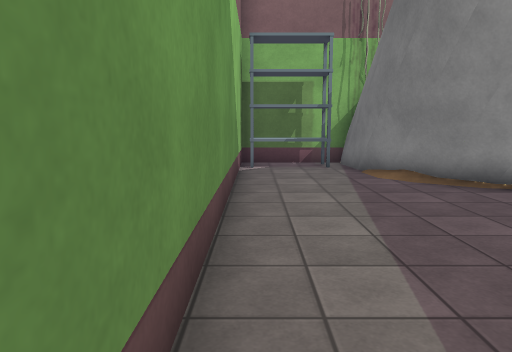
View 1 (above)

12 first-person views from a walk through a scene from a Unity 3-D project. The camera is 1.4 m above the floor, tilts 8° down and sees 70° across. The floor is counted in squares, 1 m on a side. Each view is taken from the middle of a square. On the plan, view 1 faces up. The plan holds only what a view shows up to about 16 squares ahead; the rest is blank. The place goes on beyond the plan. The player is left out. Some animated figures are not drawn. Some surface patterns are stand-ins.

View 2
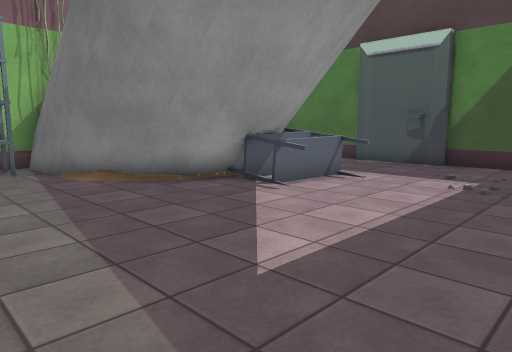

View 3
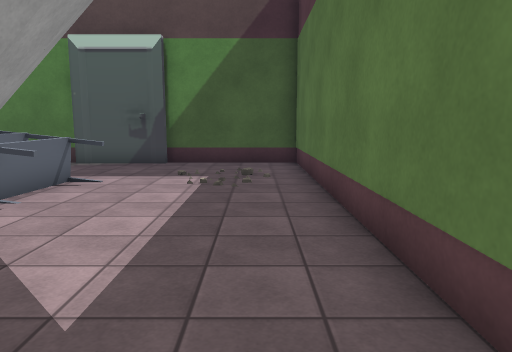

View 4
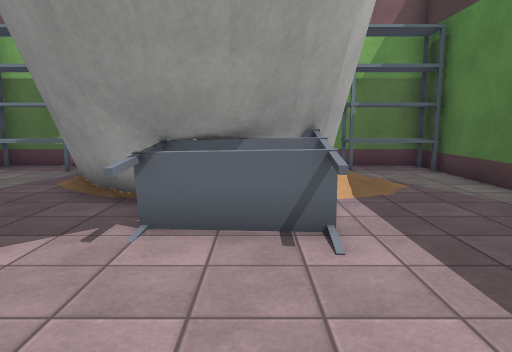

View 5
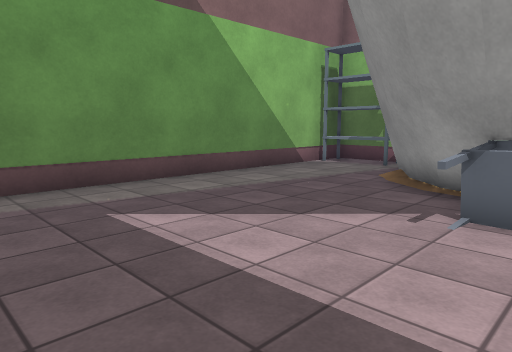

View 6
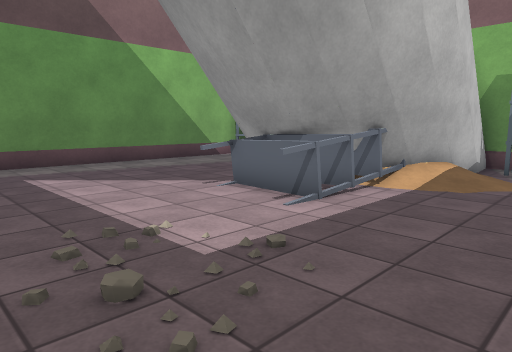

View 7
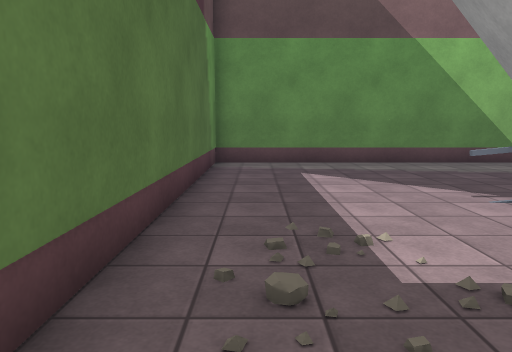

View 8
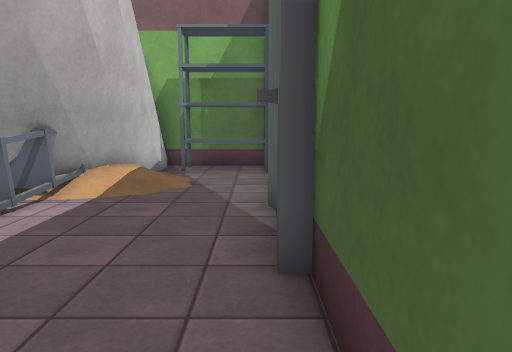

View 9
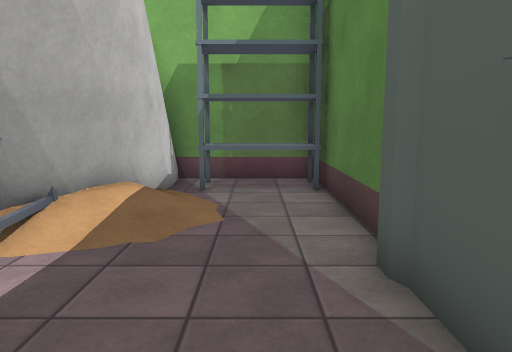

View 10
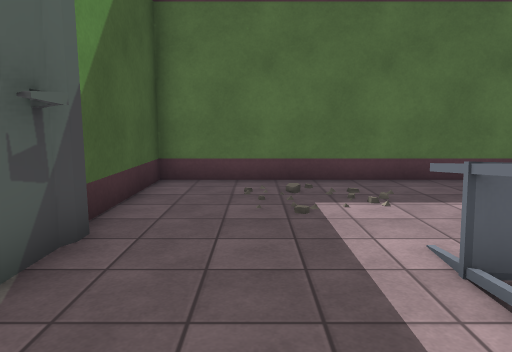

View 11
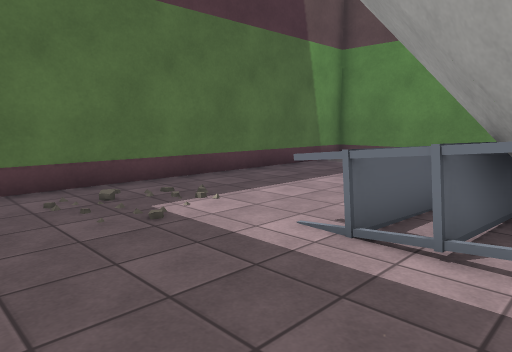

View 12
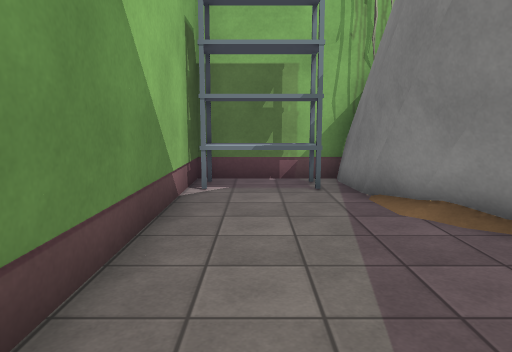

### Floor plan
Points are (right, up) in squares from view 1. A wall is a line through its corners. A room is listed if a view was taken in it or the views show most of it. See-through windows are left out.
Room 1 (views 1, 2, 3, 4, 5, 6, 7, 8, 9, 10, 11, 12)
walls: (5.5, 6.7) (4.5, 7.5) (3.7, 8.7); (6.6, 6.7) (5.3, 7.1); (5.5, 7.1) (4.4, 8); (7.7, 6.7) (6.5, 6.6); (4.7, 7.7) (3.7, 9.1); (8.7, 7.1) (7.6, 6.4); (8.7, 7.3) (7.5, 6.5) (6.6, 6.5) (5.4, 6.8); (8.7, 7.5) (7.5, 6.8); (3.8, 8.5) (3.1, 10.8); (9.5, 8.3) (8.5, 7); (9.5, 8.7) (9, 8.1); (3.3, 9.8) (3.1, 12.8); (10.1, 9.7) (9.3, 7.9); (13, 5) (13, 5.7); (3.1, 11.5) (3.4, 13.5); (13.5, 7.6) (13.5, 13.5) (9.6, 13.5); (10.3, 11.7) (9.9, 9); (3.6, 13.5) (-0.5, 13.5) (-0.5, -0.5) (13.5, -0.5) (13.5, 4.3) (13.3, 4.3) (13.3, 7.6); (9.9, 13.5) (10.2, 10.6)
low walls: (6.6, 7) (5.3, 7.4); (6.5, 7.2) (5.4, 7.6); (5.5, 7.3) (4.3, 8.3); (6.6, 7.5) (5.5, 7.8) (4.3, 8.8); (7, 7.4) (6.5, 7.3); (5.5, 7.6) (4.3, 8.6); (7.3, 7.7) (6.4, 7.6); (4.6, 8.1) (3.6, 9.6); (4.5, 8.6) (3.6, 9.9); (3.8, 9.4) (3.1, 11.5); (9.2, 8.9) (8.8, 8.4); (9.5, 9) (8.9, 8.3); (10, 10.1) (9.3, 8.4); (9.9, 10.4) (9.3, 8.9); (10.1, 12) (9.9, 10.3)
objects: shelf (0, 12) to (2, 13); shelf (6, 5) to (9, 6); shelf (11, 12) to (13, 13)

Positions as (right, up) in squares from view 1, and headings:
1: (0, 0), facing up
2: (0, 0), facing up-right
3: (0, 1), facing right
4: (8, 1), facing up
5: (8, 0), facing up-left
6: (13, 0), facing up-left
7: (13, 1), facing left
8: (13, 1), facing up
9: (12, 4), facing up
10: (11, 9), facing down
11: (13, 8), facing down-left
12: (1, 4), facing up
